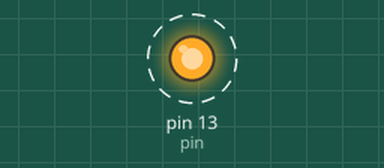
A sketch run on a simulated Arduino Uno, built with avr-gcc and run on an emulated ATmega328P. Shown: output pins drawn as LEDs (lit = HIGH). Dashed ring = blinking.

Above: at 0.2 s.
Timing chart, 0 to 3.0 s (numbered marks = the images above):
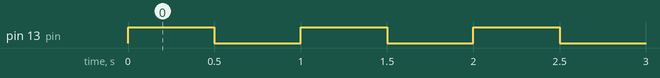

Measured:
- by itself, pin 13 (pin): alternates HIGH for 0.50 s and LOW for 0.50 s

The sketch:

led_blink.ino
```cpp
int pin =13;
int delay_time=500;
void setup() {
  pinMode(pin,OUTPUT);
}

void loop() {
  digitalWrite(pin,HIGH);
  delay(delay_time);
  digitalWrite(pin,LOW);
  delay(delay_time);
}
```
